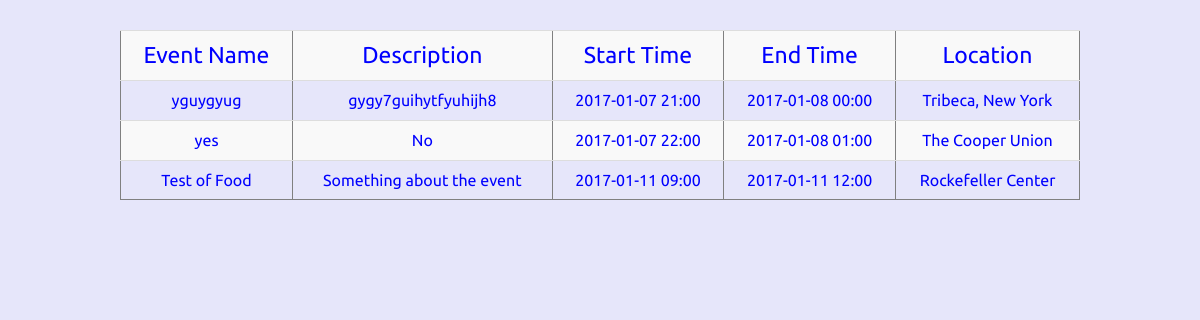
Screenshot of /showResults with the database file from the repository.
### tables this page shows
CREATE TABLE events (id TEXT, title TEXT, description TEXT, startTime TEXT, endTime TEXT, geolocation TEXT, address TEXT);

### app.py (the view)
@app.route("/showResults")
def test_tmplt():
    return render_template("result.html",table=parseDB.parse())

### utils/parseDB.py (called while the page is built)
def utc_to_local(utc_dt):
    a = utc_dt.replace('T',' ')
    b = a.split(":00-")
    return b[0]

def parse():
    f = "data/data.db"
    db = sqlite3.connect(f)
    c = db.cursor()
    q = "SELECT * from events"
    a = c.execute(q)
    table = []
    sortTab = []
    for obj in a:
        sortTab.append(obj)
    sortTab.sort(key=lambda x: x[3], reverse=False)
    for entry in sortTab:
        title = entry[1]
        desc = entry[2]
        start = entry[3]
        end = entry[4]
        gps = entry[5].split(',')
        addr = entry[6];
        start =  utc_to_local(start)
        end = utc_to_local(end)
        en = []
        en.append(title)
        en.append(desc)
        en.append(start)
        en.append(end)
        en.append(gps)
        en.append(addr)
        table.append(en)
    return table

### templates/result.html (shortened to what this page needs)
<!DOCTYPE html>
<html>
<head>
  <link type="text/css" rel="stylesheet" href="/static/css/bootstrap.min.css">
  <link rel = stylesheet type=text/css href="{{url_for('static', filename='css/index.css')}}">
</head>
<body onload="initMap()">
  <table border="1px" id="events" class="table table-striped" style="width:80%;margin-left: 10%; margin-top: 30px;">
    <tr id="th">
      <td>Event Name</td>
      <td style="max-width: 35%;">Description</td>
      <td>Start Time</td>
      <td>End Time</td>
      <td>Location</td>
    </tr>
    {% for row in table %}
    <tr>
      <td>{{row[0]}}</td>
      <td>{{row[1]}}</td>
      <td>{{row[2]}}</td>
      <td>{{row[3]}}</td>
      <td>{{row[5]}}</td>
    </tr>
    {% endfor %}
  </table>
  <div id="map"></div>
</body>
</html>

### static/css/index.css (style rules this page uses)
body { background-color: lavender; color: blue; text-align: center; font-family: 'Ubuntu'; }
table { font-size: 16px; padding: 1.5px; }
#th td { font-style: bold; font-size: 23px; }

### templates/result.html (style rules this page uses)
#map { margin-top: 50px; height: 400px; width: 100%; }

### rows the page displays
events: title "yguygyug", description "gygy7guihytfyuhijh8", row "2017-01-07 21:00", startTime "2017-01-08 00:00", address "Tribeca, New York"
events: title "yes", description "No", row "2017-01-07 22:00", startTime "2017-01-08 01:00", address "The Cooper Union"
events: title "Test of Food", description "Something about the event", row "2017-01-11 09:00", startTime "2017-01-11 12:00", address "Rockefeller Center"
